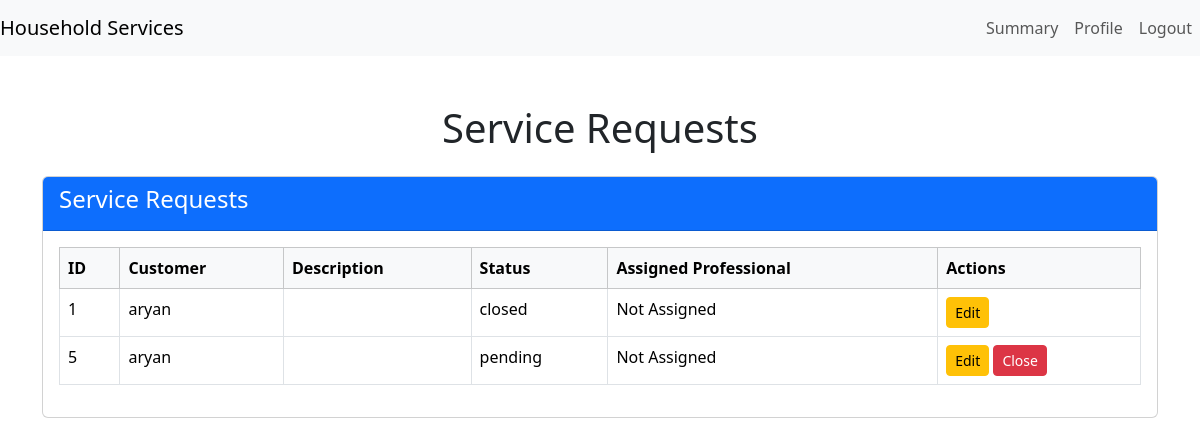
/admin/service-requests (signed in), run on the app's committed database.
### models.py (models this page shows, shortened)
class ServiceRequest(db.Model):
    id = db.Column(db.Integer, primary_key=True)
    customer_name = db.Column(db.String(100), nullable=False)
    service_type = db.Column(db.String(100), nullable=False)
    requested_date = db.Column(db.Date, default=datetime.utcnow)
    status = db.Column(db.String(20), default='pending')  # pending, approved, rejected
    customer_id = db.Column(db.Integer, db.ForeignKey('customer.id'), nullable=False)
    service_id = db.Column(db.Integer, db.ForeignKey('service.id'), nullable=True)
    professional_id = db.Column(db.Integer, db.ForeignKey('professional.id'), nullable=True)
    remarks = db.Column(db.String(500), nullable=True)
    customer = db.relationship('Customer', backref='service_requests')
    service = db.relationship('Service', backref='service_requests')
    professionals = db.relationship('Professional', backref='service_requests', lazy=True)

class Customer(db.Model):
    id = db.Column(db.Integer, primary_key=True)
    Email_id = db.Column(db.String(32), unique=True, nullable=False)
    passhash = db.Column(db.String(562), nullable=False)
    name = db.Column(db.String(32))
    address = db.Column(db.String(32))
    Pin_Code = db.Column(db.String(8))
    admin = db.Column(db.Boolean, default=False, nullable=False)
    role = db.Column(db.String(16), nullable=False, default='customer')

### routes.py (the view)
@app.route('/admin/service-requests')
@auth_required
def service_requests():
    user = Customer.query.get(session['user_id'])
    service_requests = ServiceRequest.query.all()
    return render_template('admin_service_requests.html',user = user, service_requests=service_requests)

### routes.py (called while the page is built)
def auth_required(fnc):
    @wraps(fnc)  # Preserve the original function's metadata
    def inner(*args, **kwargs):
        if 'user_id' in session:
            return fnc(*args, **kwargs)
        if request.endpoint == 'Login' or request.endpoint == 'Register':
            return fnc(*args, **kwargs)
        flash('Please login to continue', 'warning')
        return redirect(url_for('Login'))
    return inner

### templates/admin_service_requests.html (shortened to what this page needs)
{% extends 'layout.html' %}
{% block content %}
<div class="container mt-5">
    <h1 class="text-center mb-4">Service Requests</h1>
    <div class="card mb-4">
        <div class="card-header bg-primary text-white">
            <h4>Service Requests</h4>
        </div>
        <div class="card-body">
            {% if service_requests %}
            <table class="table table-bordered">
                <thead class="table-light">
                    <tr>
                        <th>ID</th>
                        <th>Customer</th>
                        <th>Description</th>
                        <th>Status</th>
                        <th>Assigned Professional</th>
                        <th>Actions</th>
                    </tr>
                </thead>
                <tbody>
                    {% for request in service_requests %}
                    <tr>
                        <td>{{ request.id }}</td>
                        <td>{{ request.customer.name }}</td>
                        <td>{{ request.service.description }}</td>
                        <td>{{ request.status }}</td>
                        <td>
                            {% if request.professional %}
                                {{ request.professional.name }}
                            {% else %}
                                Not Assigned
                            {% endif %}
                        </td>
                        <td>
                            <a href="{{ url_for('edit_service_request', request_id=request.id) }}" class="btn btn-warning btn-sm">Edit</a>
                            {% if request.status != 'closed' %}
                            <form method="POST" action="{{ url_for('close_service_request', request_id=request.id) }}" style="display:inline;">
                                <button type="submit" class="btn btn-danger btn-sm" onclick="return confirm('Are you sure you want to close this request?')">Close</button>
                            </form>
                            {% endif %}
                        </td>
                    </tr>
                    {% endfor %}
                </tbody>
            </table>
            {% else %}
            <p class="text-muted">No service requests available.</p>
            {% endif %}
        </div>
    </div>
</div>
{% endblock %}

### data on the page
ServiceRequest: id "1", customer.name "aryan", status "closed"
ServiceRequest: id "5", customer.name "aryan", status "pending"
